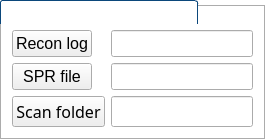
             <widget class="QGroupBox" name="groupBoxuCTOnly">
              <property name="maximumSize">
               <size>
                <width>16777215</width>
                <height>600</height>
               </size>
              </property>
              <property name="font">
               <font>
                <pointsize>12</pointsize>
               </font>
              </property>
              <property name="styleSheet">
               <string notr="true">QGroupBox
{
    background-color:transparent;
    border: 1px solid #acacac;
    margin-top: 5px;
}

QGroupBox::title
{
    subcontrol-origin: margin;
    border-top-left-radius: 3px;
    border-top-right-radius: 3px;
    border: 1px solid #0b477b;
    border-bottom: none;
    background-color: qlineargradient(x1: 0, y1: 0, x2: 0, y2: 1,
        stop: 0 #005192, stop: 1 #002f60);
    padding: 2 2px;
    color: white;
}</string>
              </property>
              <property name="title">
               <string>Additional files and folders</string>
              </property>
              <property name="flat">
               <bool>false</bool>
              </property>
              <property name="checkable">
               <bool>false</bool>
              </property>
              <property name="checked">
               <bool>false</bool>
              </property>
              <layout class="QGridLayout" name="gridLayout_8">
               <item row="1" column="0">
                <layout class="QFormLayout" name="formLayoutuCTOnly">
                 <property name="fieldGrowthPolicy">
                  <enum>QFormLayout::AllNonFixedFieldsGrow</enum>
                 </property>
                 <item row="0" column="0">
                  <widget class="QPushButton" name="pushButtonCTRecon">
                   <property name="font">
                    <font>
                     <pointsize>12</pointsize>
                    </font>
                   </property>
                   <property name="toolTip">
                    <string>&lt;html&gt;&lt;head/&gt;&lt;body&gt;&lt;p&gt;&lt;span style=&quot; font-weight:600;&quot;&gt;Recon log&lt;/span&gt;&lt;/p&gt;&lt;p&gt;The recon log is identified automatically but can be selected by the user using this button.&lt;/p&gt;&lt;/body&gt;&lt;/html&gt;</string>
                   </property>
                   <property name="text">
                    <string>Recon log</string>
                   </property>
                  </widget>
                 </item>
                 <item row="0" column="1">
                  <widget class="QLineEdit" name="lineEditCTRecon">
                   <property name="font">
                    <font>
                     <pointsize>12</pointsize>
                    </font>
                   </property>
                  </widget>
                 </item>
                 <item row="1" column="0">
                  <widget class="QPushButton" name="pushButtonCTSPR">
                   <property name="font">
                    <font>
                     <pointsize>12</pointsize>
                    </font>
                   </property>
                   <property name="toolTip">
                    <string>&lt;html&gt;&lt;head/&gt;&lt;body&gt;&lt;p&gt;&lt;span style=&quot; font-weight:600;&quot;&gt;SPR&lt;/span&gt;&lt;/p&gt;&lt;p&gt;A SPR file is identified automatically but can be selected by the user using this button.&lt;/p&gt;&lt;p&gt;[NOTE: This may be removed as the information is not essential. All additional files are copied over to the processed recon folder]&lt;/p&gt;&lt;/body&gt;&lt;/html&gt;</string>
                   </property>
                   <property name="text">
                    <string>SPR file</string>
                   </property>
                  </widget>
                 </item>
                 <item row="1" column="1">
                  <widget class="QLineEdit" name="lineEditCTSPR">
                   <property name="font">
                    <font>
                     <pointsize>12</pointsize>
                    </font>
                   </property>
                  </widget>
                 </item>
                 <item row="2" column="0">
                  <widget class="QPushButton" name="pushButtonScan">
                   <property name="font">
                    <font>
                     <family>Sans Serif</family>
                     <pointsize>12</pointsize>
                    </font>
                   </property>
                   <property name="toolTip">
                    <string>&lt;html&gt;&lt;head/&gt;&lt;body&gt;&lt;p&gt;&lt;span style=&quot; font-weight:600;&quot;&gt;Scan folder&lt;/span&gt;&lt;/p&gt;&lt;p&gt;The scan folder is identified automatically but can be selected by the user using this button.&lt;/p&gt;&lt;/body&gt;&lt;/html&gt;</string>
                   </property>
                   <property name="text">
                    <string>Scan folder</string>
                   </property>
                  </widget>
                 </item>
                 <item row="2" column="1">
                  <widget class="QLineEdit" name="lineEditScan">
                   <property name="font">
                    <font>
                     <family>Sans Serif</family>
                     <pointsize>12</pointsize>
                    </font>
                   </property>
                  </widget>
                 </item>
                </layout>
               </item>
               <item row="0" column="0">
                <spacer name="verticalSpacer_6">
                 <property name="orientation">
                  <enum>Qt::Vertical</enum>
                 </property>
                 <property name="sizeType">
                  <enum>QSizePolicy::Fixed</enum>
                 </property>
                 <property name="sizeHint" stdset="0">
                  <size>
                   <width>20</width>
                   <height>13</height>
                  </size>
                 </property>
                </spacer>
               </item>
              </layout>
             </widget>
